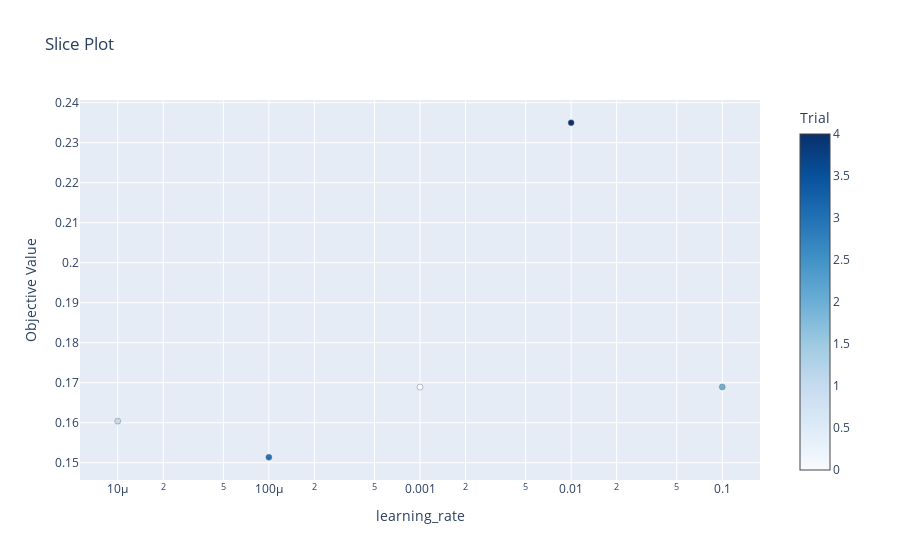

This figure's notebook cell:
### Code cell
fig = optuna.visualization.plot_slice(study)
fig

### Figure 1 — Plotly figure (JSON) as saved in the notebook; plotly's stock layout.template omitted (floating-point values rounded to 4 significant figures)
{"data": [{"marker": {"color": [0, 1, 2, 3, 4], "colorbar": {"title": {"text": "Trial"}, "x": 1, "xpad": 40}, "colorscale": [[0, "rgb(247,251,255)"], [0.125, "rgb(222,235,247)"], [0.25, "rgb(198,219,239)"], [0.375, "rgb(158,202,225)"], [0.5, "rgb(107,174,214)"], [0.625, "rgb(66,146,198)"], [0.75, "rgb(33,113,181)"], [0.875, "rgb(8,81,156)"], [1, "rgb(8,48,107)"]], "line": {"color": "Grey", "width": 0.5}}, "mode": "markers", "showlegend": false, "type": "scatter", "x": [0.001, 1e-05, 0.1, 0.0001, 0.01], "y": [0.1689, 0.1604, 0.169, 0.1514, 0.235]}], "layout": {"title": {"text": "Slice Plot"}, "xaxis": {"title": {"text": "learning_rate"}, "type": "log"}, "yaxis": {"title": {"text": "Objective Value"}}}}
